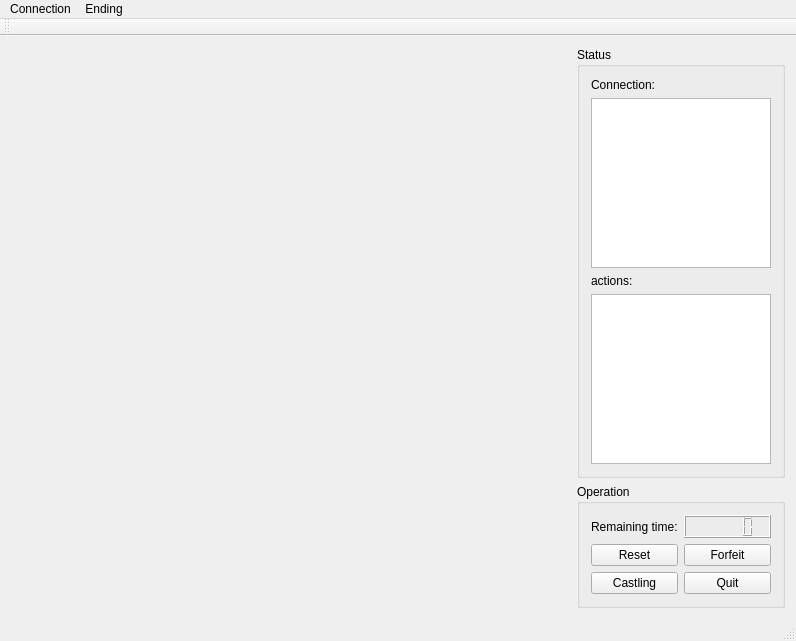
<?xml version="1.0" encoding="UTF-8"?>
<ui version="4.0">
 <class>MainWindow</class>
 <widget class="QMainWindow" name="MainWindow">
  <property name="geometry">
   <rect>
    <x>0</x>
    <y>0</y>
    <width>796</width>
    <height>641</height>
   </rect>
  </property>
  <property name="windowTitle">
   <string>MainWindow</string>
  </property>
  <widget class="QWidget" name="centralWidget">
   <layout class="QHBoxLayout" name="horizontalLayout">
    <item>
     <widget class="ChessBoard" name="chess_board" native="true">
      <property name="minimumSize">
       <size>
        <width>560</width>
        <height>560</height>
       </size>
      </property>
     </widget>
    </item>
    <item>
     <layout class="QVBoxLayout" name="verticalLayout_2">
      <item>
       <widget class="QGroupBox" name="groupBox_2">
        <property name="title">
         <string>Status</string>
        </property>
        <layout class="QVBoxLayout" name="verticalLayout">
         <item>
          <widget class="QLabel" name="label">
           <property name="text">
            <string>Connection:</string>
           </property>
          </widget>
         </item>
         <item>
          <widget class="QTextBrowser" name="txt_connection"/>
         </item>
         <item>
          <widget class="QLabel" name="label_2">
           <property name="text">
            <string>actions:</string>
           </property>
          </widget>
         </item>
         <item>
          <widget class="QTextBrowser" name="txt_status"/>
         </item>
        </layout>
       </widget>
      </item>
      <item>
       <widget class="QGroupBox" name="groupBox">
        <property name="title">
         <string>Operation</string>
        </property>
        <layout class="QGridLayout" name="gridLayout">
         <item row="2" column="0">
          <widget class="QPushButton" name="btn_castling">
           <property name="text">
            <string>Castling</string>
           </property>
          </widget>
         </item>
         <item row="1" column="0">
          <widget class="QPushButton" name="btn_reset">
           <property name="text">
            <string>Reset</string>
           </property>
          </widget>
         </item>
         <item row="1" column="1">
          <widget class="QPushButton" name="btn_forfeit">
           <property name="text">
            <string>Forfeit</string>
           </property>
          </widget>
         </item>
         <item row="2" column="1">
          <widget class="QPushButton" name="btn_quit">
           <property name="text">
            <string>Quit</string>
           </property>
          </widget>
         </item>
         <item row="0" column="1">
          <widget class="QLCDNumber" name="lcd_time"/>
         </item>
         <item row="0" column="0">
          <widget class="QLabel" name="label_3">
           <property name="text">
            <string>Remaining time:</string>
           </property>
          </widget>
         </item>
        </layout>
       </widget>
      </item>
     </layout>
    </item>
   </layout>
  </widget>
  <widget class="QMenuBar" name="menuBar">
   <property name="geometry">
    <rect>
     <x>0</x>
     <y>0</y>
     <width>796</width>
     <height>23</height>
    </rect>
   </property>
   <widget class="QMenu" name="menuConnection">
    <property name="title">
     <string>Connection</string>
    </property>
    <addaction name="actionServer"/>
    <addaction name="actionClient"/>
    <addaction name="actionDisconnect"/>
    <addaction name="separator"/>
    <addaction name="actionExit"/>
   </widget>
   <widget class="QMenu" name="menuEndings">
    <property name="title">
     <string>Ending</string>
    </property>
    <addaction name="actionSave_ending"/>
    <addaction name="actionLoad_ending"/>
   </widget>
   <addaction name="menuConnection"/>
   <addaction name="menuEndings"/>
  </widget>
  <widget class="QToolBar" name="mainToolBar">
   <attribute name="toolBarArea">
    <enum>TopToolBarArea</enum>
   </attribute>
   <attribute name="toolBarBreak">
    <bool>false</bool>
   </attribute>
  </widget>
  <widget class="QStatusBar" name="statusBar"/>
  <action name="actionServer">
   <property name="text">
    <string>Server</string>
   </property>
   <property name="toolTip">
    <string>create a server</string>
   </property>
   <property name="shortcut">
    <string>Alt+S</string>
   </property>
  </action>
  <action name="actionClient">
   <property name="text">
    <string>Client</string>
   </property>
   <property name="toolTip">
    <string>join a server as client</string>
   </property>
   <property name="shortcut">
    <string>Alt+W</string>
   </property>
  </action>
  <action name="actionDisconnect">
   <property name="text">
    <string>Disconnect</string>
   </property>
  </action>
  <action name="actionExit">
   <property name="text">
    <string>Exit</string>
   </property>
   <property name="shortcut">
    <string>Esc</string>
   </property>
  </action>
  <action name="actionSave_ending">
   <property name="text">
    <string>Save ending</string>
   </property>
   <property name="shortcut">
    <string>Ctrl+S</string>
   </property>
  </action>
  <action name="actionLoad_ending">
   <property name="text">
    <string>Load ending</string>
   </property>
   <property name="shortcut">
    <string>Ctrl+L</string>
   </property>
  </action>
 </widget>
 <layoutdefault spacing="6" margin="11"/>
 <customwidgets>
  <customwidget>
   <class>ChessBoard</class>
   <extends>QWidget</extends>
   <header>chessboard.h</header>
   <container>1</container>
  </customwidget>
 </customwidgets>
 <resources/>
 <connections/>
</ui>
